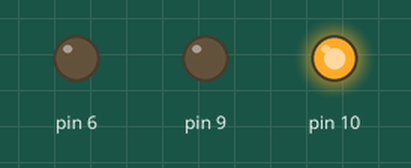
Simulated run of this sketch. Board: Arduino Uno, built with avr-gcc and run on an emulated ATmega328P. Shown: output pins drawn as LEDs (lit = HIGH).

Above: at 0.06 s.
At 19.94 s:
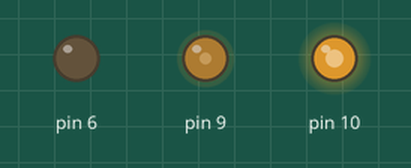
At 39.63 s:
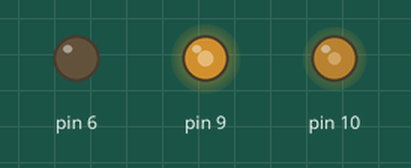
Timing chart, 0 to 40.0 s (numbered marks = the images above):
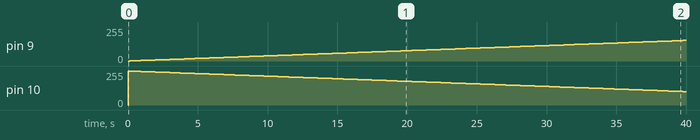

Measured:
- by itself, pin 9: moves from 0/255 to 154/255 over 39.6 s
- by itself, pin 10: 0/255 → 255/255 at 0.00 s, → 254/255 0.13 s later, → 253/255 0.26 s later, → 252/255 0.26 s later, … (155 changes in this stretch)

The sketch:

pwm16.ino
```cpp
void setup() {
    setupPWM16();
    pinMode(6, OUTPUT);
}

/* Test: send very slow sawtooth waves. */
void loop() {
    static uint16_t i, j;
    analogWrite16(9, i);
    analogWrite16(10, 0xffff - i);
    i++;
    //analogWrite(6, j); j = (j+1)%255;
    delay(1);
}

/* Configure digital pins 9 and 10 as 16-bit PWM outputs. */
void setupPWM16() {
    DDRB |= _BV(PB1) | _BV(PB2);        /* set pins as outputs */
    TCCR1A = _BV(COM1A1) | _BV(COM1B1)  /* non-inverting PWM */
        | _BV(WGM11);                   /* mode 14: fast PWM, TOP=ICR1 */
    TCCR1B = _BV(WGM13) | _BV(WGM12)
        | _BV(CS10);                    /* no prescaling */
    ICR1 = 0xffff;                      /* TOP counter value */
}

/* 16-bit version of analogWrite(). Works only on pins 9 and 10. */
void analogWrite16(uint8_t pin, uint16_t val)
{
    switch (pin) {
        case  9: OCR1A = val; break;
        case 10: OCR1B = val; break;
    }
}
```
